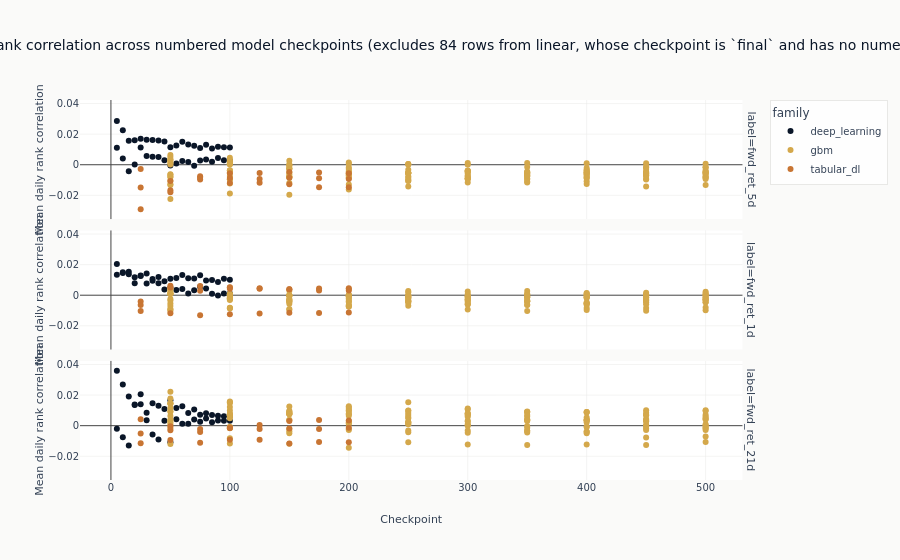

Here is the notebook cell this chart was saved with:
### Code cell
# Families whose checkpoint is `final` carry no numeric checkpoint position, so they have no x
# coordinate on this axis and plotly would drop them without saying so. They are excluded here by
# name rather than silently, and the count is stated in the title.
numbered = diagnosed.filter(pl.col("checkpoint_value").is_not_null())
unnumbered = diagnosed.filter(pl.col("checkpoint_value").is_null())
excluded_families = sorted(set(unnumbered.get_column("family"))) if unnumbered.height else []
figure = px.scatter(
    numbered,
    x="checkpoint_value",
    y="ic_mean",
    color="family",
    facet_row="label",
    hover_data=["config_name", "prediction_hash"],
    title=(
        "Validation rank correlation across numbered model checkpoints"
        + (
            f" (excludes {unnumbered.height} rows from {', '.join(excluded_families)},"
            " whose checkpoint is `final` and has no numeric position)"
            if excluded_families
            else ""
        )
    ),
    labels={"checkpoint_value": "Checkpoint", "ic_mean": "Mean daily rank correlation"},
)
figure.show()

### Figure 1 — Plotly figure (JSON) as saved in the notebook; plotly's stock layout.template omitted (floating-point values rounded to 4 significant figures; data arrays with more than 128 entries replaced by an {"elided": "..."} marker saying what was removed)
{"data": [{"customdata": [["nlinear", "00fdebcb0917"], ["nlinear", "06cf808f7ad2"], ["nlinear", "11ef1c8a1690"], ["tcn", "185379949dcc"], ["tcn", "1c5873085592"], ["nlinear", "25fe0ec976e5"], ["nlinear", "2a7b852293b6"], ["tcn", "367a008c44a1"], ["tcn", "442351d18e79"], ["tcn", "48ac5f5f8103"], ["tcn", "49207efa9acc"], ["nlinear", "546f131ca020"], ["nlinear", "6fe49dfc9f0c"], ["nlinear", "707224920912"], ["nlinear", "72669da8ca26"], ["nlinear", "73834f9ee5db"], ["tcn", "759453b27b86"], ["nlinear", "75b326d6e695"], ["tcn", "7cdb1456047a"], ["tcn", "80f174e29b04"], ["nlinear", "96efa599da3a"], ["tcn", "976b3681e12c"], ["nlinear", "9cc8b5c2f390"], ["tcn", "a3c5c173f357"], ["tcn", "aa6984b1a0da"], ["tcn", "aab3a9e1317c"], ["tcn", "b4e25494b216"], ["tcn", "c0bfa7abd78b"], ["tcn", "c14262270afe"], ["tcn", "ca03ed7aab7a"], ["nlinear", "d8371a993394"], ["nlinear", "daa7137c9a4c"], ["nlinear", "dd27a332a515"], ["nlinear", "e45bd971a826"], ["tcn", "e8dd46f14a4c"], ["tcn", "efa56f05fc9b"], ["nlinear", "f25ed761f1d3"], ["nlinear", "f659dfc3173f"], ["nlinear", "fb08da7d6415"], ["tcn", "fc8f6b032852"]], "hovertemplate": "family=deep_learning<br>label=fwd_ret_5d<br>Checkpoint=%{x}<br>Mean daily rank correlation=%{y}<br>config_name=%{customdata[0]}<br>prediction_hash=%{customdata[1]}<extra></extra>", "legendgroup": "deep_learning", "marker": {"color": "#0a1628", "symbol": "circle"}, "mode": "markers", "name": "deep_learning", "orientation": "v", "showlegend": true, "type": "scatter", "x": [15, 70, 50, 35, 20, 35, 100, 10, 5, 30, 45, 65, 80, 60, 5, 75, 90, 85, 65, 85, 30, 25, 90, 15, 60, 40, 70, 50, 95, 80, 40, 20, 95, 10, 75, 100, 25, 45, 55, 55], "xaxis": "x3", "y": [0.01567, 0.01238, 0.01148, 0.005181, 0.0001878, 0.01617, 0.01121, 0.004017, 0.01106, 0.005792, 0.002861, 0.01321, 0.01302, 0.01504, 0.02869, 0.011, 0.004348, 0.0106, 0.00179, 0.001936, 0.01632, 0.01129, 0.01175, -0.004313, 0.002365, 0.005057, -0.0006843, -0.0004889, 0.002898, 0.003405, 0.01586, 0.01606, 0.01139, 0.02251, 0.00277, 0.002538, 0.01698, 0.01525, 0.0126, 0.0007641], "yaxis": "y3"}, {"customdata": [["nlinear", "032c7d1a8763"], ["nlinear", "05062cf6f3f0"], ["nlinear", "064e7354f189"], ["nlinear", "17966f035607"], ["tcn", "2275103985bf"], ["tcn", "285904b21b01"], ["tcn", "2d361402b965"], ["nlinear", "2d404a87a452"], ["tcn", "2f0cf0edd64c"], ["tcn", "302b3090255e"], ["nlinear", "342ac444e90f"], ["tcn", "34838731d3b2"], ["nlinear", "350ee1b4210e"], ["nlinear", "35a0251f3429"], ["tcn", "373f4b141bbb"], ["nlinear", "3eeae03668f4"], ["tcn", "444b397c26de"], ["nlinear", "479255524597"], ["nlinear", "4f5d3ebc6925"], ["nlinear", "5385e30557c8"], ["tcn", "56421df10fc4"], ["tcn", "6194a107ff7d"], ["nlinear", "672859d0a3c0"], ["nlinear", "6a5c6a44f29c"], ["tcn", "771d0ba92fcd"], ["tcn", "871634e61124"], ["nlinear", "91a9076e182f"], ["tcn", "95cf47fa3b1e"], ["tcn", "964459b874a1"], ["tcn", "9669ac1115dd"], ["nlinear", "9f5dbb620d6e"], ["tcn", "aa3a85170f42"], ["nlinear", "ab842b29be77"], ["nlinear", "ac3ab9a82e23"], ["nlinear", "b74796f6a066"], ["tcn", "b94a15fb3116"], ["nlinear", "cc615ea97a1f"], ["tcn", "e99803ca3a39"], ["tcn", "e9d9bb429375"], ["tcn", "ec9589ce6f50"]], "hovertemplate": "family=deep_learning<br>label=fwd_ret_1d<br>Checkpoint=%{x}<br>Mean daily rank correlation=%{y}<br>config_name=%{customdata[0]}<br>prediction_hash=%{customdata[1]}<extra></extra>", "legendgroup": "deep_learning", "marker": {"color": "#0a1628", "symbol": "circle"}, "mode": "markers", "name": "deep_learning", "orientation": "v", "showlegend": false, "type": "scatter", "x": [90, 40, 15, 65, 40, 90, 100, 35, 10, 45, 60, 85, 80, 20, 95, 55, 65, 5, 50, 85, 5, 25, 30, 10, 50, 30, 100, 75, 60, 70, 45, 35, 95, 25, 75, 15, 70, 80, 55, 20], "xaxis": "x2", "y": [0.008612, 0.01198, 0.01368, 0.01103, 0.007778, -0.0002087, 0.001166, 0.009381, 0.01504, 0.003762, 0.01315, 0.0009168, 0.009546, 0.01171, 0.001139, 0.01133, 0.001042, 0.0133, 0.01073, 0.009922, 0.02045, 0.01296, 0.01421, 0.01452, 0.005064, 0.007725, 0.01006, 0.005477, 0.004005, 0.003323, 0.009108, 0.01063, 0.01072, 0.01255, 0.01305, 0.01543, 0.0109, 0.004416, 0.003338, 0.007798], "yaxis": "y2"}, {"customdata": [["tcn", "05833706d36a"], ["nlinear", "098767cbfbba"], ["nlinear", "0dc20add89de"], ["nlinear", "13f00823ba68"], ["tcn", "169ac2cc06ef"], ["tcn", "16cb1a228ec0"], ["nlinear", "1831196534c4"], ["nlinear", "1a018ae84116"], ["tcn", "1cee5acb66c5"], ["tcn", "1e54587a4b52"], ["tcn", "1e668a102112"], ["tcn", "2411c9cb22c1"], ["tcn", "2dfab17407e8"], ["tcn", "5242fbfcc8dc"], ["tcn", "68af1c70047c"], ["tcn", "6a14e64245aa"], ["nlinear", "6c004fef0706"], ["nlinear", "6c4b93bc4a73"], ["nlinear", "6e82848b566b"], ["nlinear", "70da9d2d0984"], ["nlinear", "75cbaf34fd63"], ["nlinear", "76e529474360"], ["tcn", "7b94c54264d1"], ["nlinear", "7e85c8e4930f"], ["nlinear", "80618837f776"], ["nlinear", "81eb2a6aa0e9"], ["tcn", "841f42a3e628"], ["nlinear", "875e1d69fdc5"], ["tcn", "883667b231c7"], ["nlinear", "8f1294dd15df"], ["nlinear", "903038d74444"], ["tcn", "b739f89d4aba"], ["nlinear", "b82ec0f1b2e8"], ["tcn", "c3f2e9c2e1b8"], ["tcn", "c86f42ecd4ae"], ["tcn", "e26968843bc8"], ["tcn", "e754418fd9e8"], ["nlinear", "f498716d2e47"], ["tcn", "f8e1f7dd12b5"], ["nlinear", "f9dbd4e11908"]], "hovertemplate": "family=deep_learning<br>label=fwd_ret_21d<br>Checkpoint=%{x}<br>Mean daily rank correlation=%{y}<br>config_name=%{customdata[0]}<br>prediction_hash=%{customdata[1]}<extra></extra>", "legendgroup": "deep_learning", "marker": {"color": "#0a1628", "symbol": "circle"}, "mode": "markers", "name": "deep_learning", "orientation": "v", "showlegend": false, "type": "scatter", "x": [60, 40, 10, 100, 50, 35, 70, 75, 5, 75, 55, 85, 80, 40, 90, 10, 65, 35, 20, 5, 95, 45, 70, 60, 15, 50, 15, 55, 45, 90, 25, 30, 85, 100, 20, 65, 25, 30, 95, 80], "xaxis": "x", "y": [0.001249, 0.01302, 0.02696, 0.006391, -0.01093, -0.005736, 0.01064, 0.00717, -0.002005, 0.002567, 0.004256, 0.002178, 0.004684, -0.009105, 0.003422, -0.007613, 0.008212, 0.01462, 0.01345, 0.036, 0.006128, 0.01084, 0.003999, 0.01277, 0.01901, 0.01662, -0.01297, 0.01162, 0.003189, 0.006514, 0.01397, 0.003581, 0.006988, 0.003166, 0.0138, 0.001255, 0.02052, 0.00849, 0.003212, 0.008046], "yaxis": "y"}, {"customdata": {"elided": "150x2 str values"}, "hovertemplate": "family=gbm<br>label=fwd_ret_5d<br>Checkpoint=%{x}<br>Mean daily rank correlation=%{y}<br>config_name=%{customdata[0]}<br>prediction_hash=%{customdata[1]}<extra></extra>", "legendgroup": "gbm", "marker": {"color": "#D4A84B", "symbol": "circle"}, "mode": "markers", "name": "gbm", "orientation": "v", "showlegend": true, "type": "scatter", "x": {"elided": "150 int values"}, "xaxis": "x3", "y": {"elided": "150 float values"}, "yaxis": "y3"}, {"customdata": {"elided": "150x2 str values"}, "hovertemplate": "family=gbm<br>label=fwd_ret_1d<br>Checkpoint=%{x}<br>Mean daily rank correlation=%{y}<br>config_name=%{customdata[0]}<br>prediction_hash=%{customdata[1]}<extra></extra>", "legendgroup": "gbm", "marker": {"color": "#D4A84B", "symbol": "circle"}, "mode": "markers", "name": "gbm", "orientation": "v", "showlegend": false, "type": "scatter", "x": {"elided": "150 int values"}, "xaxis": "x2", "y": {"elided": "150 float values"}, "yaxis": "y2"}, {"customdata": {"elided": "150x2 str values"}, "hovertemplate": "family=gbm<br>label=fwd_ret_21d<br>Checkpoint=%{x}<br>Mean daily rank correlation=%{y}<br>config_name=%{customdata[0]}<br>prediction_hash=%{customdata[1]}<extra></extra>", "legendgroup": "gbm", "marker": {"color": "#D4A84B", "symbol": "circle"}, "mode": "markers", "name": "gbm", "orientation": "v", "showlegend": false, "type": "scatter", "x": {"elided": "150 int values"}, "xaxis": "x", "y": {"elided": "150 float values"}, "yaxis": "y"}, {"customdata": [["tabm_l", "078801e587ab"], ["tabm_l", "20b6ada3c36e"], ["tabm_l", "3ae255c23257"], ["tabm_s", "3bb8691dc1c6"], ["tabm_l", "409b565df321"], ["tabm_m", "43279deb0248"], ["tabm_s", "4726f717c025"], ["tabm_s", "54edc4623edf"], ["tabm_s", "555125501d0f"], ["tabm_l", "6ffc7c5dc110"], ["tabm_l", "8a6cb2e0abff"], ["tabm_m", "8ccd95bdb1a1"], ["tabm_m", "902112606b6d"], ["tabm_s", "9923c05956bb"], ["tabm_s", "a17cc219da66"], ["tabm_s", "ad295082cdbe"], ["tabm_m", "b325e97c97bb"], ["tabm_s", "b899b69c0fc3"], ["tabm_m", "c9f2dd264a07"], ["tabm_m", "d1a01d90a21a"], ["tabm_m", "d4a20607e1dd"], ["tabm_m", "dd65baa701cb"], ["tabm_l", "ed682fd42957"], ["tabm_l", "fc323b36a221"]], "hovertemplate": "family=tabular_dl<br>label=fwd_ret_5d<br>Checkpoint=%{x}<br>Mean daily rank correlation=%{y}<br>config_name=%{customdata[0]}<br>prediction_hash=%{customdata[1]}<extra></extra>", "legendgroup": "tabular_dl", "marker": {"color": "#C87533", "symbol": "circle"}, "mode": "markers", "name": "tabular_dl", "orientation": "v", "showlegend": true, "type": "scatter", "x": [50, 125, 75, 100, 100, 50, 175, 200, 150, 150, 25, 150, 200, 25, 50, 75, 100, 125, 75, 175, 125, 25, 200, 175], "xaxis": "x3", "y": [-0.01057, -0.005362, -0.007545, -0.01194, -0.005499, -0.01661, -0.01465, -0.0148, -0.01276, -0.004785, -0.01488, -0.008508, -0.009284, -0.02919, -0.01806, -0.009663, -0.008692, -0.01185, -0.008447, -0.008766, -0.00927, -0.002766, -0.005623, -0.005022], "yaxis": "y3"}, {"customdata": [["tabm_m", "01faea15a1b7"], ["tabm_s", "147ca7426d95"], ["tabm_s", "201a0ea65f53"], ["tabm_l", "2552003a81a3"], ["tabm_s", "2df82caa2aba"], ["tabm_l", "35a9c4cc21ac"], ["tabm_s", "3cf9a619a5c2"], ["tabm_s", "4a90e0618e3a"], ["tabm_l", "65ed42d23230"], ["tabm_m", "6b6c9545349d"], ["tabm_m", "6f6884902561"], ["tabm_l", "7638a0d905bb"], ["tabm_l", "785ef7391b2b"], ["tabm_l", "7d18b0bb1b5e"], ["tabm_m", "81388e43e66c"], ["tabm_s", "8f406c6fce8e"], ["tabm_l", "985fc4375344"], ["tabm_m", "a1261e383f16"], ["tabm_m", "ba6d79a072b4"], ["tabm_m", "c54bbc8e5243"], ["tabm_s", "c5cff5af1c63"], ["tabm_l", "ee945a6dc087"], ["tabm_s", "f5629fb74dc2"], ["tabm_m", "fbc8221fa0a4"]], "hovertemplate": "family=tabular_dl<br>label=fwd_ret_1d<br>Checkpoint=%{x}<br>Mean daily rank correlation=%{y}<br>config_name=%{customdata[0]}<br>prediction_hash=%{customdata[1]}<extra></extra>", "legendgroup": "tabular_dl", "marker": {"color": "#C87533", "symbol": "circle"}, "mode": "markers", "name": "tabular_dl", "orientation": "v", "showlegend": false, "type": "scatter", "x": [200, 200, 150, 125, 75, 175, 175, 100, 100, 100, 75, 25, 200, 50, 125, 25, 150, 25, 150, 175, 50, 75, 125, 50], "xaxis": "x2", "y": [0.003159, -0.01134, -0.0114, 0.004526, -0.01315, 0.004456, -0.01156, -0.01247, 0.004194, 0.005126, 0.005958, -0.004033, 0.004524, 0.006267, 0.004266, -0.01025, 0.003866, -0.006445, 0.003951, 0.00313, -0.01173, 0.002941, -0.01192, 0.005071], "yaxis": "y2"}, {"customdata": [["tabm_s", "109dc89ef48e"], ["tabm_m", "2976372d91d2"], ["tabm_m", "469988b11588"], ["tabm_l", "4d240a0b3ba4"], ["tabm_l", "4db8e7fac08a"], ["tabm_s", "4de0eaa7f6a2"], ["tabm_s", "5437fdbb1483"], ["tabm_l", "6ee54636690f"], ["tabm_l", "7d3145d6335f"], ["tabm_s", "80334578b31a"], ["tabm_m", "82631ccf9769"], ["tabm_m", "87466fbce87d"], ["tabm_l", "9342313f6402"], ["tabm_s", "98cfc2c0b9ff"], ["tabm_s", "a80c9227096f"], ["tabm_m", "aebccbdc8ec1"], ["tabm_l", "c85a0453c481"], ["tabm_m", "db8c15560cde"], ["tabm_m", "e1035a13eb44"], ["tabm_l", "ea267b5cf52e"], ["tabm_s", "ea62514760a2"], ["tabm_m", "fa36711cbb68"], ["tabm_l", "fe4f8a9106b7"], ["tabm_s", "fee7cb6db538"]], "hovertemplate": "family=tabular_dl<br>label=fwd_ret_21d<br>Checkpoint=%{x}<br>Mean daily rank correlation=%{y}<br>config_name=%{customdata[0]}<br>prediction_hash=%{customdata[1]}<extra></extra>", "legendgroup": "tabular_dl", "marker": {"color": "#C87533", "symbol": "circle"}, "mode": "markers", "name": "tabular_dl", "orientation": "v", "showlegend": false, "type": "scatter", "x": [100, 25, 175, 100, 75, 150, 125, 175, 25, 25, 125, 200, 125, 200, 75, 100, 200, 150, 75, 150, 50, 50, 50, 175], "xaxis": "x", "y": [-0.009152, -0.005118, 0.003773, -0.001372, -0.002222, -0.01158, -0.009167, -0.002204, 0.004256, -0.01145, 0.000382, 0.003436, -0.002192, -0.01078, -0.0111, -0.001511, -0.001279, 0.003065, -0.004069, -0.001905, -0.009292, -0.003033, -0.0004508, -0.01071], "yaxis": "y"}], "layout": {"annotations": [{"font": {}, "showarrow": false, "text": "label=fwd_ret_21d", "textangle": 90, "x": 0.98, "xanchor": "left", "xref": "paper", "y": 0.1567, "yanchor": "middle", "yref": "paper"}, {"font": {}, "showarrow": false, "text": "label=fwd_ret_1d", "textangle": 90, "x": 0.98, "xanchor": "left", "xref": "paper", "y": 0.5, "yanchor": "middle", "yref": "paper"}, {"font": {}, "showarrow": false, "text": "label=fwd_ret_5d", "textangle": 90, "x": 0.98, "xanchor": "left", "xref": "paper", "y": 0.8433, "yanchor": "middle", "yref": "paper"}], "legend": {"title": {"text": "family"}, "tracegroupgap": 0}, "title": {"text": "Validation rank correlation across numbered model checkpoints (excludes 84 rows from linear, whose checkpoint is `final` and has no numeric position)"}, "xaxis": {"anchor": "y", "domain": [0.0, 0.98], "title": {"text": "Checkpoint"}}, "xaxis2": {"anchor": "y2", "domain": [0.0, 0.98], "matches": "x", "showticklabels": false}, "xaxis3": {"anchor": "y3", "domain": [0.0, 0.98], "matches": "x", "showticklabels": false}, "yaxis": {"anchor": "x", "domain": [0.0, 0.3133], "title": {"text": "Mean daily rank correlation"}}, "yaxis2": {"anchor": "x2", "domain": [0.3433, 0.6567], "matches": "y", "title": {"text": "Mean daily rank correlation"}}, "yaxis3": {"anchor": "x3", "domain": [0.6867, 1.0], "matches": "y", "title": {"text": "Mean daily rank correlation"}}}}
